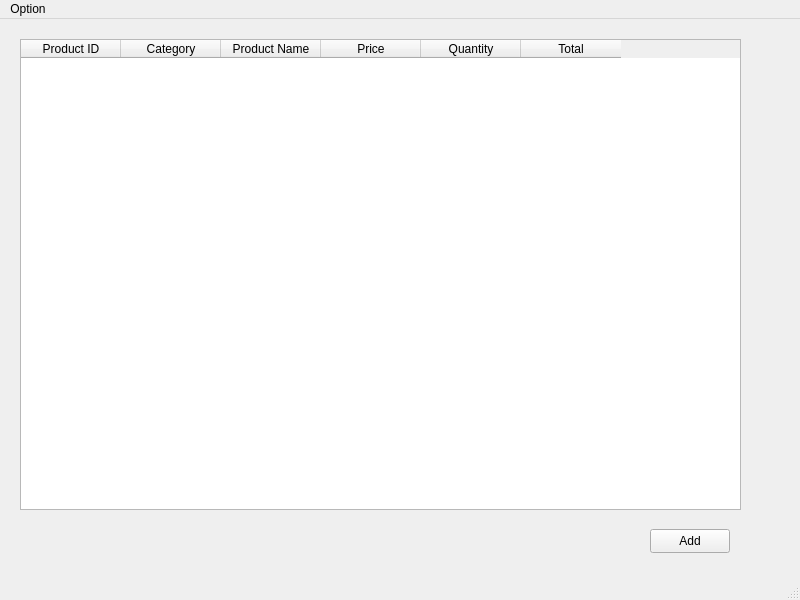
<?xml version="1.0" encoding="UTF-8"?>
<ui version="4.0">
 <class>MainWindow</class>
 <widget class="QMainWindow" name="MainWindow">
  <property name="geometry">
   <rect>
    <x>0</x>
    <y>0</y>
    <width>800</width>
    <height>600</height>
   </rect>
  </property>
  <property name="windowTitle">
   <string>MainWindow</string>
  </property>
  <widget class="QWidget" name="centralwidget">
   <widget class="QTableWidget" name="tableWidget">
    <property name="geometry">
     <rect>
      <x>20</x>
      <y>20</y>
      <width>721</width>
      <height>471</height>
     </rect>
    </property>
    <column>
     <property name="text">
      <string>Product ID</string>
     </property>
    </column>
    <column>
     <property name="text">
      <string>Category</string>
     </property>
    </column>
    <column>
     <property name="text">
      <string>Product Name</string>
     </property>
    </column>
    <column>
     <property name="text">
      <string>Price</string>
     </property>
    </column>
    <column>
     <property name="text">
      <string>Quantity</string>
     </property>
    </column>
    <column>
     <property name="text">
      <string>Total</string>
     </property>
    </column>
   </widget>
   <widget class="QPushButton" name="pushButton">
    <property name="geometry">
     <rect>
      <x>650</x>
      <y>510</y>
      <width>80</width>
      <height>24</height>
     </rect>
    </property>
    <property name="text">
     <string>Add</string>
    </property>
   </widget>
  </widget>
  <widget class="QMenuBar" name="menubar">
   <property name="geometry">
    <rect>
     <x>0</x>
     <y>0</y>
     <width>800</width>
     <height>21</height>
    </rect>
   </property>
   <widget class="QMenu" name="menuOption">
    <property name="title">
     <string>Option</string>
    </property>
    <addaction name="actionAdd"/>
   </widget>
   <addaction name="menuOption"/>
  </widget>
  <widget class="QStatusBar" name="statusbar"/>
  <action name="actionAdd">
   <property name="text">
    <string>Add</string>
   </property>
  </action>
 </widget>
 <resources/>
 <connections/>
</ui>
